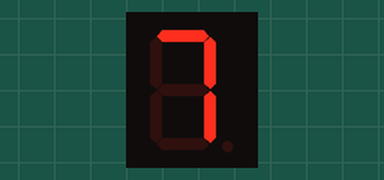
A sketch run on a simulated Arduino Uno, built with avr-gcc and run on an emulated ATmega328P. Shown: 1-digit seven-segment display. Wiring (inferred from the names in the program): 1-digit 7-segment display, segments lit when LOW: segments pin 12, pin 11, pin 10, pin 9, pin 8, pin 7, pin 6. The segment pins are drawn as the display they are named for.

Above: at 0.95 s.
At 1.75 s:
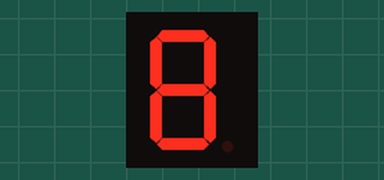
At 2.64 s:
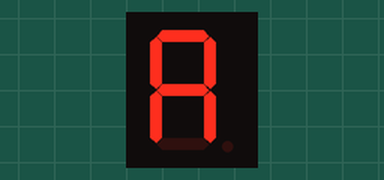

Measured:
- what the display in image 0 shows lasts 0.5 s, from 0.7 s to 1.2 s
- what the display in image 1 shows lasts 0.5 s, from 1.5 s to 2.0 s

The sketch:

8x8.ino
```cpp
#define NUM_ROWS 8
#define NUM_COLS 8

int rows[NUM_ROWS] = {2, 3, 4, 5, 6, 7, 8, 9}; // Conectar a los pines de las filas
int cols[NUM_COLS] = {10, 11, 12, 13, A0, A1, A2, A3}; // Conectar a los pines de las columnas

byte letters[][8] = {
  // H
  {B10000001,
   B10000001,
   B10000001,
   B11111111,
   B10000001,
   B10000001,
   B10000001,
   B10000001},
  // O
  {B01111110,
   B10000001,
   B10000001,
   B10000001,
   B10000001,
   B10000001,
   B10000001,
   B01111110},
  // L
  {B10000000,
   B10000000,
   B10000000,
   B10000000,
   B10000000,
   B10000000,
   B10000000,
   B11111111},
  // A
  {B01111110,
   B10000001,
   B10000001,
   B10000001,
   B11111111,
   B10000001,
   B10000001,
   B10000001}
};

byte buffer[32];

void setup() {
  for (int i = 0; i < NUM_ROWS; i++) {
    pinMode(rows[i], OUTPUT);
  }
  for (int i = 0; i < NUM_COLS; i++) {
    pinMode(cols[i], OUTPUT);
  }
  clearMatrix();
  initBuffer();
}

void loop() {
  for (int i = 0; i < sizeof(buffer) - 8; i++) {
    scrollLeft();
    displayBuffer();
    delay(150);
  }
}

void initBuffer() {
  for (int i = 0; i < 8; i++) {
    buffer[i] = letters[0][i]; // H
    buffer[i + 8] = 0;
    buffer[i + 16] = letters[1][i]; // O
    buffer[i + 24] = 0;
  }
}

void scrollLeft() {
  for (int i = 0; i < sizeof(buffer) - 1; i++) {
    buffer[i] = buffer[i + 1];
  }
  buffer[sizeof(buffer) - 1] = 0;
}

void displayBuffer() {
  for (int col = 0; col < NUM_COLS; col++) {
    digitalWrite(cols[col], HIGH); // Enciende la columna
    for (int row = 0; row < NUM_ROWS; row++) {
      // Invierte el estado ya que es ánodo común
      digitalWrite(rows[row], !(buffer[col] >> row) & 1);
    }
    delay(2);
    digitalWrite(cols[col], LOW); // Apaga la columna
  }
}

void clearMatrix() {
  for (int i = 0; i < NUM_ROWS; i++) {
    digitalWrite(rows[i], LOW);
  }
  for (int i = 0; i < NUM_COLS; i++) {
    digitalWrite(cols[i], HIGH);
  }
}
```
